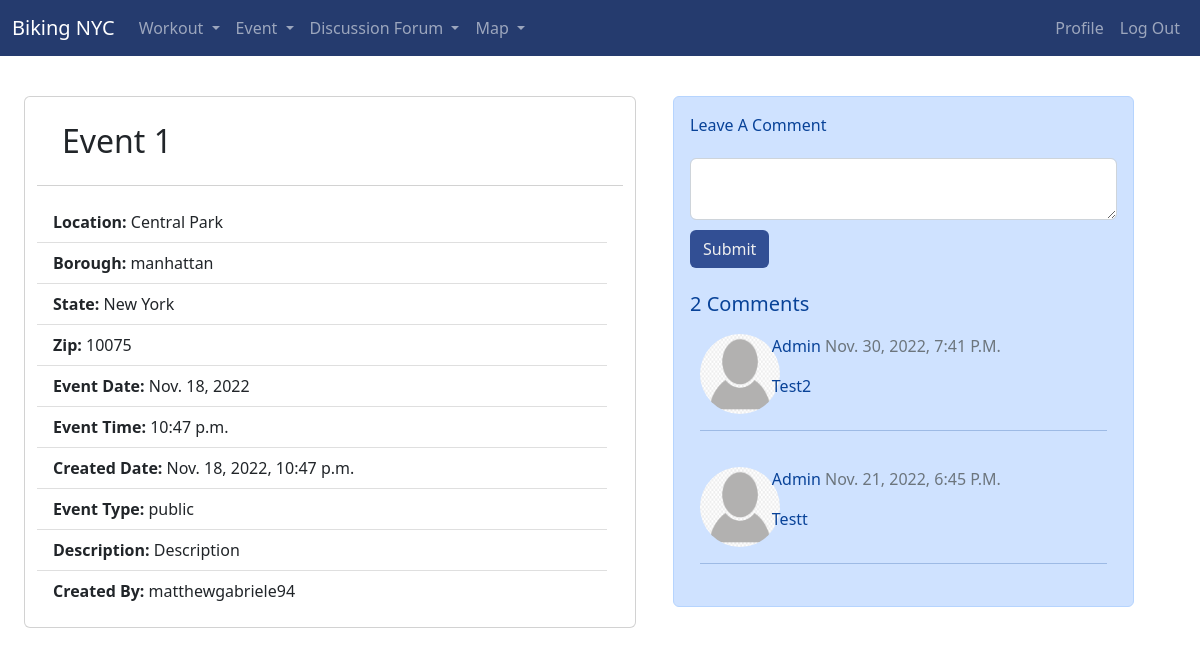
Before: /browse_events/1/ (signed in) with the older database file.
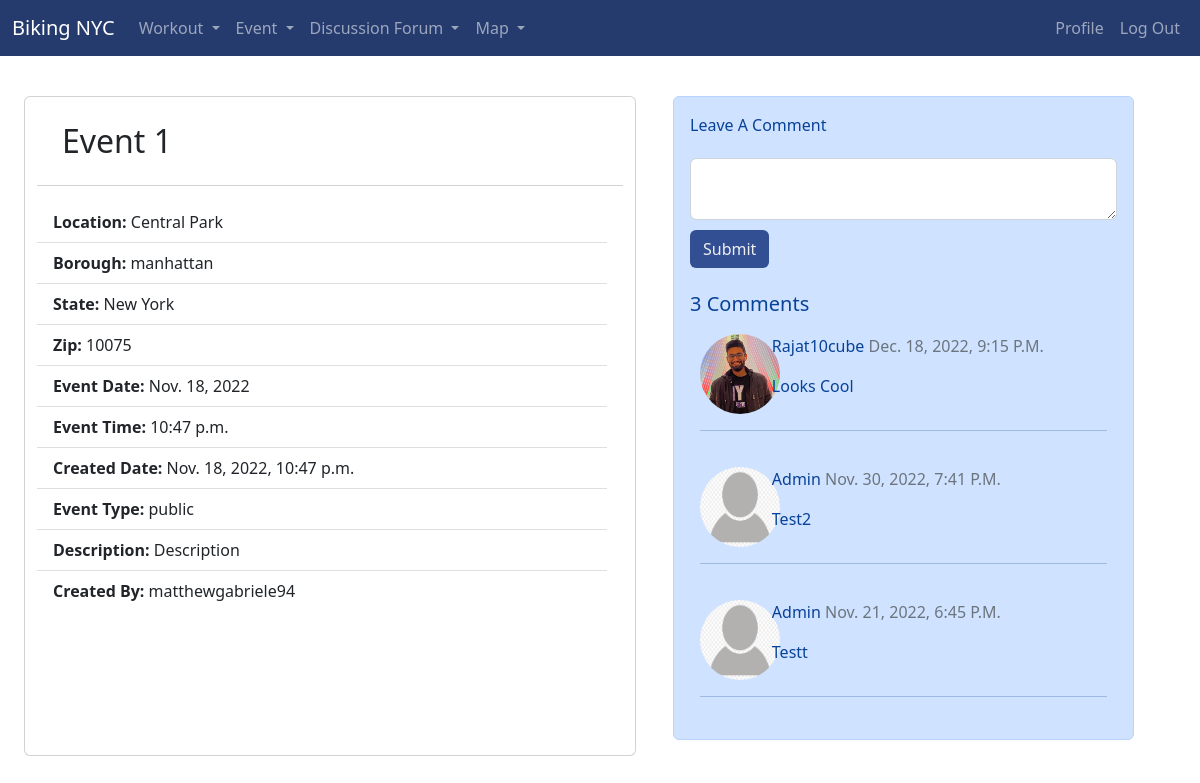
After: the same page with the newer database file.
### bikingapp/models.py (models this page shows, shortened)
class Event(models.Model):
    title = models.CharField(max_length=50)
    location = models.CharField(max_length=200)
    borough = models.CharField(
        max_length=20,
        choices=[
            ("manhattan", "Manhattan"),
            ("queens", "Queens"),
            ("bronx", "Bronx"),
            ("staten island", "Staten Island"),
            ("brooklyn", "Brooklyn"),
        ],
        default="Manhattan",
    )
    date = models.DateField(default=timezone.now)
    time = models.TimeField(default=timezone.now)
    date_created = models.DateTimeField(default=timezone.now)
    event_type = models.CharField(
        max_length=200,
        choices=[("public", "Public"), ("private", "Private")],
        default="Public",
    )
    description = models.CharField(max_length=500, null=True)
    created_by = models.CharField(max_length=100, default="user")
    zipcode = models.CharField(max_length=5, null=True)
    state = models.CharField(max_length=10, default="New York")

class Comment(models.Model):
    post = models.ForeignKey(Event, on_delete=models.CASCADE, related_name="comments")
    name = models.ForeignKey(
        settings.AUTH_USER_MODEL, on_delete=models.SET_NULL, null=True, blank=True
    )
    body = models.TextField()
    created_on = models.DateTimeField(auto_now_add=True)
    active = models.BooleanField(default=True)
    class Meta:
        ordering = ["created_on"]

class CustomUser(AbstractUser):
    def image_upload_to(self, instance=None):
        if instance:
            return os.path.join("Users", self.username, instance)
        return None
    STATUS = (
        ("regular", "regular"),
        ("subscriber", "subscriber"),
        ("moderator", "moderator"),
    )
    email = models.EmailField(unique=True)
    status = models.CharField(max_length=100, choices=STATUS, default="regular")
    description = models.TextField(
        "Description", max_length=600, default="", blank=True
    )
    image = models.ImageField(default="default/user.jpg", upload_to=image_upload_to)
    def __str__(self):
        return self.username

### bikingapp/views.py (the view)
# urls.py: path("browse_events/<int:id1>/", views.view_event),
@login_required
def view_event(request, id1):
    obj = models.Event.objects.order_by("id").filter(id=id1)
    post = get_object_or_404(Event, id=id1)
    comments = post.comments.filter(active=True).order_by("-created_on")
    new_comment = None
    if request.method == "POST":
        comment_form = CommentForm(request.POST or None)
        if comment_form.is_valid():
            body = request.POST.get("body")
            new_comment = Comment.objects.create(
                post=post, name=request.user, body=body
            )
            new_comment.save()
            comment_form = CommentForm()
    else:
        comment_form = CommentForm()
    context = {
        "obj1": obj,
        "post": post,
        "comments": comments,
        "comment_form": comment_form,
    }
    return render(request, "event/view_event.html", context)

### bikingapp/forms.py
class CommentForm(forms.ModelForm):
    class Meta:
        model = Comment
        fields = ("body",)
        widgets = {
            "body": Textarea(
                attrs={
                    "class": "form-control",
                    "rows": 2,
                    "style": "max-width: 100%; margin-bottom: 10px;",
                }
            ),
        }

### bikingapp/templates/event/view_event.html (shortened to what this page needs)
<!DOCTYPE html>
<html lang="en">
<head>
  <link href="https://cdn.jsdelivr.net/npm/bootstrap@5.2.2/dist/css/bootstrap.min.css" rel="stylesheet"
>
  <link rel="stylesheet" href="https://cdn.jsdelivr.net/npm/bootstrap-icons@1.9.1/font/bootstrap-icons.css">
</head>
<body>
  {% extends 'base.html' %}
  {% block content %}
  <div>
    <div class="col" style="margin-top: 5vh;">
      {% for obj in obj1 %}
      <div class="row">
        <div class="card col-6" style="margin-left: 3vw ;">
          <h2 style="margin:25px;text-transform: capitalize;">
            {{obj.title}}
          </h2>
          <ul class="list-group list-group-flush card-body">
            <li class="list-group-item"><b>Location:</b> {{obj.location}}</li>
            <li class="list-group-item"><b>Borough:</b> {{obj.borough}}</li>
            <li class="list-group-item"><b>State:</b> {{obj.state}}</li>
            <li class="list-group-item"><b>Zip:</b> {{obj.zipcode}}</li>
            <li class="list-group-item"><b>Event Date:</b> {{obj.date}}</li>
            <li class="list-group-item"><b>Event Time:</b> {{obj.time}}</li>
            <li class="list-group-item"><b>Created Date:</b> {{obj.date_created}}</li>
            <li class="list-group-item"><b>Event Type:</b> {{obj.event_type}}</li>
            <li class="list-group-item"><b>Description:</b> {{obj.description}}</li>
            <li class="list-group-item"><b>Created By:</b> {{obj.created_by}}</li>
          </ul>
        </div>
        {% endfor %}
        <div class="col-5">
          <div class="alert alert-primary" role="alert" style="margin-left: 25px;text-transform: capitalize;">
            Leave a Comment
            <form method="post" style="margin-top: 1.3em;">
              {{ comment_form.body }}
              <button type="submit" class="btn" style="background-color:#324f94;color:#efefef;">Submit</button>
            </form>
            <br>
            <h5>{{ comments.count }} comments</h5>
            {% for comment in comments %}
            <div class="comments" style="padding: 10px;">
              <div class="row">
                <div class="col-2">
                  <img width="80px" height="80px" class="rounded-circle " src="{{ comment.name.image.url }}">
                </div>
                <div class="col-10">
                  <p class="font-weight-bold">
                    {{ comment.name }}
                    <span class=" text-muted font-weight-normal">
                      {{ comment.created_on }}
                    </span>
                  </p>
                  {{ comment.body | linebreaks }}
                </div>
              </div>
              <hr>
            </div>
            {% endfor %}
          </div>
        </div>
      </div>
    </div>
  </div>
  {% endblock content %}

Changed rows visible on the page:
added Comment: name.image (picture), name "Rajat10cube", created_on "Dec. 18, 2022, 9:15 P.m.", body "Looks Cool"
Other visible differences:
{{ comments.count }}: "2" → "3"
